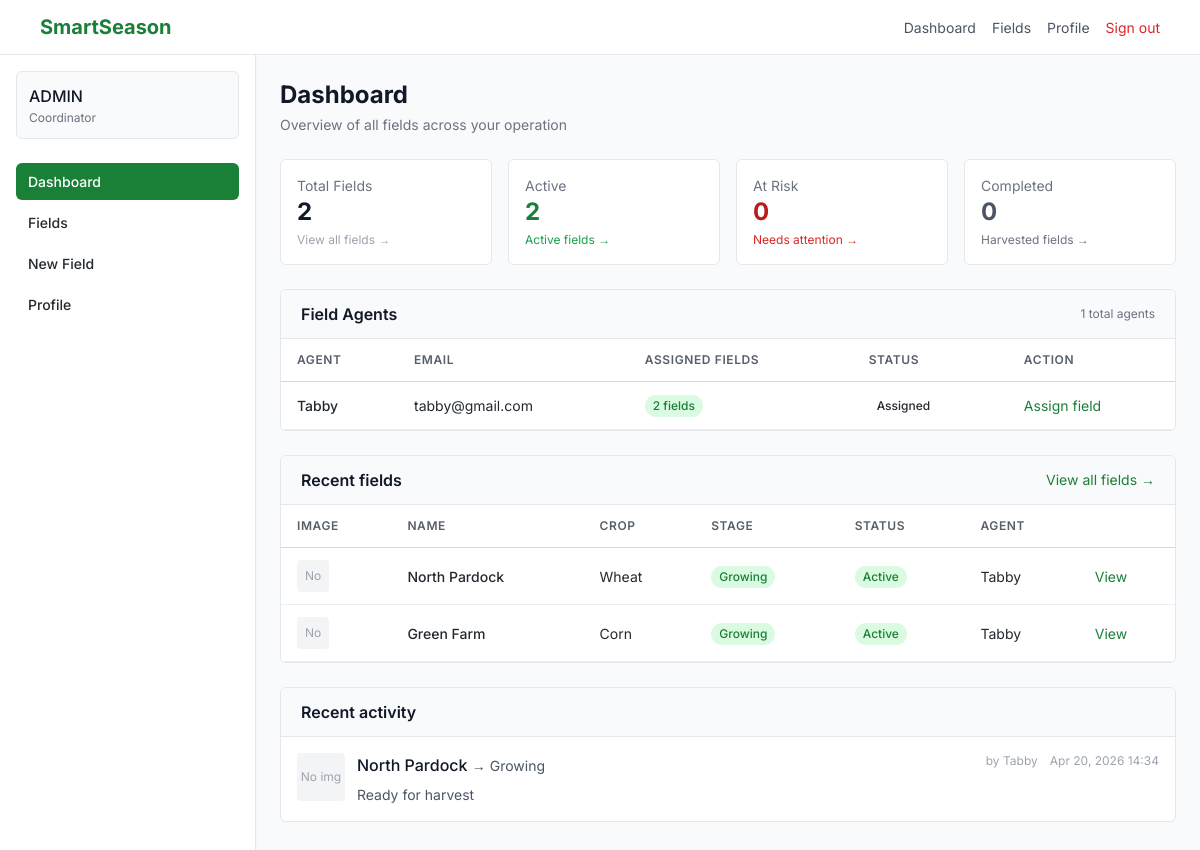
Page /dashboard/ (signed in) on the committed database.
### fields/models.py (models this page shows, shortened)
class Field(models.Model):
    CROP_TYPES = [
        ('corn', 'Corn'),
        ('wheat', 'Wheat'),
        ('soybean', 'Soybean'),
        ('rice', 'Rice'),
        ('cotton', 'Cotton'),
        ('other', 'Other'),
    ]
    STAGE_CHOICES = [
        ('planted', 'Planted'),
        ('growing', 'Growing'),
        ('ready', 'Ready'),
        ('harvested', 'Harvested'),
    ]
    name = models.CharField(max_length=100)
    crop_type = models.CharField(max_length=20, choices=CROP_TYPES)
    planting_date = models.DateField()
    current_stage = models.CharField(max_length=20, choices=STAGE_CHOICES, default='planted')
    assigned_agent = models.ForeignKey(User, on_delete=models.SET_NULL, null=True, blank=True, related_name='assigned_fields')
    created_by = models.ForeignKey(User, on_delete=models.CASCADE, related_name='created_fields')
    created_at = models.DateTimeField(auto_now_add=True)
    updated_at = models.DateTimeField(auto_now=True)
    image = CloudinaryField(
        'image',
        folder='field_images/',
        blank=True,
        null=True,
        help_text="Upload a photo of the field"
    )
    def calculate_status(self):
        days_since_planting = (timezone.now().date() - self.planting_date).days
        if self.current_stage == 'harvested':
            return 'completed'
        if self.current_stage == 'planted' and days_since_planting > 30:
            return 'at_risk'
        elif self.current_stage == 'growing' and days_since_planting > 90:
            return 'at_risk'
        elif self.current_stage == 'ready' and days_since_planting > 120:
            return 'at_risk'
        return 'active'

class FieldUpdate(models.Model):
    field = models.ForeignKey(Field, on_delete=models.CASCADE, related_name='updates')
    agent = models.ForeignKey(User, on_delete=models.CASCADE)
    stage = models.CharField(max_length=20, choices=Field.STAGE_CHOICES)
    notes = models.TextField(blank=True)
    created_at = models.DateTimeField(auto_now_add=True)
    class Meta:
        ordering = ['-created_at']

### dashboard/views.py (the view, shortened to what this page needs)
# urls.py: path('', views.dashboard, name='dashboard'),  # Add this name
@login_required
def dashboard(request):
    context = {}
    is_admin_user = request.user.is_superuser or request.user.groups.filter(name='Admin').exists()
    is_agent_user = request.user.groups.filter(name='Field Agent').exists()
    if is_admin_user:
        fields = Field.objects.all()
        total_fields = fields.count()
        status_counts = {'active': 0, 'at_risk': 0, 'completed': 0}
        for field in fields:
            status = field.calculate_status()
            status_counts[status] = status_counts.get(status, 0) + 1
        recent_updates = FieldUpdate.objects.select_related('field', 'agent').all()[:10]
        crop_counts = fields.values('crop_type').annotate(count=Count('id'))
        at_risk_fields = [field for field in fields if field.calculate_status() == 'at_risk']
        available_agents = User.objects.filter(groups__name='Field Agent').annotate(
            assigned_fields_count=Count('assigned_fields')
        )
        unassigned_fields = Field.objects.filter(assigned_agent__isnull=True)
        context.update({
            'total_fields': total_fields,
            'status_counts': status_counts,
            'recent_updates': recent_updates,
            'crop_counts': crop_counts,
            'fields': fields[:10],
            'at_risk_count': len(at_risk_fields),
            'at_risk_fields': at_risk_fields[:5],
            'available_agents': available_agents,
            'unassigned_count': unassigned_fields.count(),
            'is_admin': True,
        })
    return render(request, 'dashboard/index.html', context)

### templates/dashboard/index.html (shortened to what this page needs)
{% extends 'base.html' %}
{% load static %}
{% block page_title %}Dashboard{% endblock %}
{% block page_subtitle %}Overview of all fields across your operation{% endblock %}
{% block content %}
<div class="grid grid-cols-2 lg:grid-cols-4 gap-4 mb-6">
    <a href="{% url 'fields:field_list' %}" class="bg-white border border-gray-200 rounded-md p-4 hover:shadow-md transition cursor-pointer block">
        <div class="text-gray-500 text-sm">Total Fields</div>
        <div class="text-2xl font-bold text-gray-900">{{ total_fields }}</div>
        <div class="text-xs text-gray-400 mt-1">View all fields →</div>
    </a>
    <a href="{% url 'fields:field_list' %}?status=active" class="bg-white border border-gray-200 rounded-md p-4 hover:shadow-md transition cursor-pointer block">
        <div class="text-gray-500 text-sm">Active</div>
        <div class="text-2xl font-bold text-green-700">{{ status_counts.active }}</div>
        <div class="text-xs text-green-600 mt-1">Active fields →</div>
    </a>
    <a href="{% url 'fields:field_list' %}?status=at_risk" class="bg-white border border-gray-200 rounded-md p-4 hover:shadow-md transition cursor-pointer block">
        <div class="text-gray-500 text-sm">At Risk</div>
        <div class="text-2xl font-bold text-red-700">{{ status_counts.at_risk }}</div>
        <div class="text-xs text-red-600 mt-1">Needs attention →</div>
    </a>
    <a href="{% url 'fields:field_list' %}?status=completed" class="bg-white border border-gray-200 rounded-md p-4 hover:shadow-md transition cursor-pointer block">
        <div class="text-gray-500 text-sm">Completed</div>
        <div class="text-2xl font-bold text-gray-600">{{ status_counts.completed }}</div>
        <div class="text-xs text-gray-500 mt-1">Harvested fields →</div>
    </a>
</div>
<div class="bg-white border border-gray-200 rounded-md overflow-hidden mb-6">
    <div class="px-5 py-3 bg-gray-50 border-b border-gray-200 flex justify-between items-center flex-wrap gap-2">
        <h2 class="font-semibold text-gray-900">Field Agents</h2>
        <div class="text-xs text-gray-500">{{ available_agents|length }} total agents</div>
    </div>
    <div class="overflow-x-auto">
        <table class="data-table">
            <thead>
                <tr>
                    <th class="px-4 py-2">Agent</th>
                    <th class="px-4 py-2 hidden sm:table-cell">Email</th>
                    <th class="px-4 py-2">Assigned Fields</th>
                    <th class="px-4 py-2">Status</th>
                    <th class="px-4 py-2">Action</th>
                </tr>
            </thead>
            <tbody>
                {% for agent in available_agents %}
                <tr class="border-b border-gray-100 hover:bg-gray-50">
                    <td class="px-4 py-2 font-medium">{{ agent.username }}</td>
                    <td class="px-4 py-2 hidden sm:table-cell text-gray-500">{{ agent.email }}</td>
                    <td class="px-4 py-2">
                        {% if agent.assigned_fields_count > 0 %}
                            <span class="badge badge-active">{{ agent.assigned_fields_count }} field{{ agent.assigned_fields_count|pluralize }}</span>
                        {% else %}
                            <span class="badge">0 fields</span>
                        {% endif %}
                    </td>
                    <td class="px-4 py-2">
                        {% if agent.assigned_fields_count == 0 %}
                            <span class="badge badge-active">Available</span>
                        {% else %}
                            <span class="badge badge-warning">Assigned</span>
                        {% endif %}
                    </td>
                    <td class="px-4 py-2">
                        <button onclick="openAssignModal('{{ agent.id }}', '{{ agent.username }}')"
                                class="text-primary text-sm hover:underline">
                            Assign field
                        </button>
                    </td>
                </tr>
                {% endfor %}
            </tbody>
        </table>
    </div>
</div>
<div class="bg-white border border-gray-200 rounded-md overflow-hidden mb-6">
    <div class="px-5 py-3 bg-gray-50 border-b border-gray-200 flex justify-between items-center flex-wrap gap-2">
        <h2 class="font-semibold text-gray-900">Recent fields</h2>
        <a href="{% url 'fields:field_list' %}" class="text-primary text-sm hover:underline">View all fields →</a>
    </div>
    <div class="overflow-x-auto">
        <table class="data-table">
            <thead>
                <tr>
                    <th class="px-4 py-2">Image</th>
                    <th class="px-4 py-2">Name</th>
                    <th class="px-4 py-2">Crop</th>
                    <th class="px-4 py-2 hidden sm:table-cell">Stage</th>
                    <th class="px-4 py-2">Status</th>
                    <th class="px-4 py-2 hidden lg:table-cell">Agent</th>
                    <th class="px-4 py-2"></th>
                </tr>
            </thead>
            <tbody>
                {% for field in fields %}
                <tr class="border-b border-gray-100 hover:bg-gray-50 cursor-pointer"
                    onclick="window.location.href='{% url 'fields:field_detail' field.id %}'">
                    <td class="px-4 py-2">
                        {% if field.image and field.image.url %}
                        <img src="{{ field.image.url }}" alt="{{ field.name }}" class="w-8 h-8 rounded object-cover">
                        {% else %}
                        <div class="w-8 h-8 bg-gray-100 rounded flex items-center justify-center text-gray-400 text-xs">No</div>
                        {% endif %}
                    </td>
                    <td class="px-4 py-2 font-medium">{{ field.name }}</td>
                    <td class="px-4 py-2 text-gray-600">{{ field.get_crop_type_display }}</td>
                    <td class="px-4 py-2 hidden sm:table-cell">
                        <span class="badge badge-{{ field.current_stage }}">{{ field.get_current_stage_display }}</span>
                    </td>
                    <td class="px-4 py-2">
                        <span class="badge badge-{% if field.calculate_status == 'active' %}active{% elif field.calculate_status == 'at_risk' %}risk{% else %}completed{% endif %}">
                            {{ field.calculate_status|title }}
                        </span>
                    </td>
                    <td class="px-4 py-2 hidden lg:table-cell text-gray-500">
                        {{ field.assigned_agent.username|default:"Unassigned" }}
                    </td>
                    <td class="px-4 py-2">
                        <a href="{% url 'fields:field_detail' field.id %}" class="text-primary text-sm hover:underline">View</a>
                    </td>
                </tr>
                {% endfor %}
            </tbody>
        </table>
    </div>
</div>
<div class="bg-white border border-gray-200 rounded-md overflow-hidden">
    <div class="px-5 py-3 bg-gray-50 border-b border-gray-200">
        <h2 class="font-semibold text-gray-900">Recent activity</h2>
    </div>
    <div class="divide-y divide-gray-100 max-h-96 overflow-y-auto">
        {% for update in recent_updates %}
        <div class="p-4 hover:bg-gray-50">
            <div class="flex gap-3">
                <div class="flex-shrink-0">
                    {% if update.field.image and update.field.image.url %}
                    <img src="{{ update.field.image.url }}" alt="{{ update.field.name }}" class="w-12 h-12 rounded object-cover">
                    {% else %}
                    <div class="w-12 h-12 bg-gray-100 rounded flex items-center justify-center text-gray-400 text-xs">No img</div>
                    {% endif %}
                </div>
                <div class="flex-1">
                    <div class="flex flex-col sm:flex-row sm:justify-between sm:items-start gap-1">
                        <div>
                            <a href="{% url 'fields:field_detail' update.field.id %}" class="font-medium text-gray-900 hover:text-primary">
                                {{ update.field.name }}
                            </a>
                            <span class="text-gray-600 text-sm">→ {{ update.get_stage_display }}</span>
                        </div>
                        <div class="flex items-center gap-3 text-xs text-gray-400">
                            <span>by {{ update.agent.username }}</span>
                            <span>{{ update.created_at|date:"M d, Y H:i" }}</span>
                        </div>
                    </div>
                    {% if update.notes %}
                    <p class="text-gray-600 text-sm mt-2">{{ update.notes }}</p>
                    {% endif %}
                </div>
            </div>
        </div>
        {% empty %}
        <div class="p-6 text-center text-gray-500">
            No updates yet
        </div>
        {% endfor %}
    </div>
</div>
{% endblock %}

### templates/base.html (shortened to what this page needs)
<!DOCTYPE html>
<html lang="en">
<head>
    <script src="https://cdn.tailwindcss.com"></script>
</head>
<body class="bg-gray-50">
    <nav style="background-color: white; border-bottom: 1px solid #e5e7eb; position: sticky; top: 0; z-index: 50;">
        <div style="max-width: 72rem; margin: 0 auto; padding: 0.75rem 1rem; display: flex; justify-content: space-between; align-items: center;">
            <a href="/" style="font-weight: bold; font-size: 1.25rem; color: #1a7f37; text-decoration: none;">SmartSeason</a>
            <div style="display: flex; gap: 1rem; align-items: center;">
                {% if user.is_authenticated %}
                    <a href="/dashboard/" style="color: #4b5563; text-decoration: none; font-size: 0.875rem;">Dashboard</a>
                    <a href="/fields/" style="color: #4b5563; text-decoration: none; font-size: 0.875rem;">Fields</a>
                    <a href="/accounts/profile/" style="color: #4b5563; text-decoration: none; font-size: 0.875rem;">Profile</a>
                    <a href="{% url 'account_logout' %}" style="color: #dc2626; text-decoration: none; font-size: 0.875rem;">Sign out</a>
                {% endif %}
            </div>
        </div>
    </nav>
    {% if user.is_authenticated %}
    <div class="flex min-h-screen">
        <aside id="sidebar" class="sidebar-mobile md:translate-x-0 w-64 bg-white border-r border-gray-200 shadow-sm overflow-y-auto fixed md:relative inset-y-0 left-0">
            <div class="p-4">
                <div class="mb-6 p-3 bg-gray-50 rounded-md border border-gray-200">
                    <div class="font-medium text-gray-900">{{ user.get_full_name|default:user.username }}</div>
                    <div class="text-xs text-gray-500 mt-0.5">
                        {% if user.is_superuser or user.groups.all.0.name == 'Admin' %}
                            Coordinator
                        {% elif user.groups.all.0.name == 'Field Agent' %}
                            Field Agent
                        {% else %}
                            User
                        {% endif %}
                    </div>
                </div>
                <nav class="space-y-1">
                    <a href="/dashboard/" class="sidebar-item {% if request.path == '/dashboard/' %}active{% endif %}">Dashboard</a>
                    <a href="/fields/" class="sidebar-item {% if '/fields/' in request.path and '/fields/create/' not in request.path %}active{% endif %}">Fields</a>
                    {% if user.is_superuser or user.groups.all.0.name == 'Admin' %}
                    <a href="/fields/create/" class="sidebar-item">New Field</a>
                    {% endif %}
                    <a href="/accounts/profile/" class="sidebar-item {% if '/profile/' in request.path %}active{% endif %}">Profile</a>
                </nav>
            </div>
        </aside>
        <main class="flex-1 overflow-y-auto w-full">
            <div class="p-4 md:p-6">
                <div class="mb-6">
                    <h1 class="text-2xl font-bold text-gray-900">{% block page_title %}Dashboard{% endblock %}</h1>
                    <p class="text-gray-500 text-sm mt-1">{% block page_subtitle %}Welcome back, {{ user.get_full_name|default:user.username }}{% endblock %}</p>
                </div>
                {% block content %}{% endblock %}
            </div>
        </main>
    </div>
    {% else %}
        {% block auth_content %}{% endblock %}
    {% endif %}
</body>
</html>

### rows in the picture
Field: shows "No", name "North Pardock", crop_type "Wheat", current_stage "Growing", calculate_status "Active", assigned_agent.username "Tabby"
Field: shows "No", name "Green Farm", crop_type "Corn", current_stage "Growing", calculate_status "Active", assigned_agent.username "Tabby"
FieldUpdate: shows "No img", field.name "North Pardock", stage "Growing", agent.username "Tabby", created_at "Apr 20, 2026 14:34", notes "Ready for harvest"

### other values in the picture
{{ user.get_full_name|default:user.username }} "ADMIN"
{{ total_fields }} "2"
{{ status_counts.active }} "2"
{{ status_counts.at_risk }} "0"
{{ status_counts.completed }} "0"
{{ available_agents|length }} "1"
{{ agent.username }} "Tabby"
{{ agent.email }} "tabby@gmail.com"
{{ agent.assigned_fields_count }} "2"
